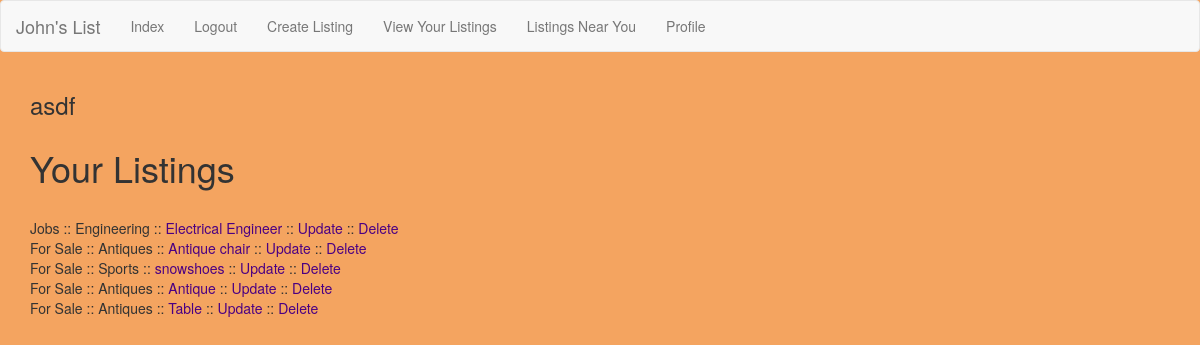
The app's page /accounts/profile/listings/ (signed in) with its own data.
### craigs_list/models.py (models this page shows, shortened)
class Listing(models.Model):
    listing_category = models.ForeignKey(Category)
    listing_subcategory = models.ForeignKey(SubCategory)
    city = models.CharField(max_length=30, choices=CITY_CHOICES, default=GREENVILLE)
    title = models.CharField(max_length=30)
    description = models.TextField()
    value = models.CharField(max_length=30)
    user = models.ForeignKey(User)
    created = models.DateTimeField(auto_now_add=True)
    photo = models.ImageField(upload_to="listing_photos", null=True, blank=True, verbose_name="Listing Photo")

class Category(models.Model):
    name = models.CharField(max_length=30)
    def __str__(self):
        return self.name

class SubCategory(models.Model):
    category = models.ForeignKey(Category, related_name="subcategories")
    subcategory_name = models.CharField(max_length=30)
    def __str__(self):
        return self.subcategory_name

### craigs_list/views.py (the view)
# urls.py: url(r'^accounts/profile/listings/$', UserListingView.as_view(), name='user_listing_view'),
class UserListingView(LoginRequiredMixin, ListView):
    template_name = "user_listing.html"
    def get_queryset(self):
        return Listing.objects.filter(user=self.request.user)

### templates/user_listing.html
{% extends "base.html" %}
{% block content %}
<h1>Your Listings</h1>
<br>
  {% for listing in object_list %}
  {{ listing.listing_category}} ::
  {{ listing.listing_subcategory}} ::
    <a href="{% url 'listing_detailed_view' listing.pk %}">{{ listing.title }}</a> ::
    <a href=" {% url 'update_listing_view' listing.pk %}">Update</a> ::
    <a href=" {% url 'delete_listing_view' listing.pk %}">Delete</a>
    <br>
  {% endfor %}
  {% endblock %}

### templates/base.html (shortened to what this page needs)
{% load staticfiles %}
<!DOCTYPE html>
<html>
    <link rel="stylesheet" href='{% static "craigs_list/css/bootstrap.css" %}' media="screen" title="bootstrap" charset="utf-8">
    <link rel="stylesheet" href='{% static "craigs_list/css/craigs_list.css" %}' media="screen" charset="utf-8">
    <head>
      {% if request.user.is_authenticated %}
      <nav class="navbar navbar-default">
            <a class="navbar-brand" href="#">John's List</a>
      <ul class="nav navbar-nav">
        <li><a href="{% url 'index_view' %}" role="button">Index</a><span class="sr-only">(current)</span></a></li>
        <li><a href="{% url 'logout' %}?next=/" role="button">Logout</a></li>
        <li><a href=" {% url 'listing_create_view' %}" role="button">Create Listing</a></li>
        <li><a href="{% url 'user_listing_view' %}" role="button">View Your Listings</a></li>
        <li><a href="{% url 'user_city_listing_view' %}" role="button">Listings Near You</a></li>
        <li><a href="{% url 'profile_update_view' %} " role="button">Profile</a></li>
      </ul>
    </nav>
      <div class="container">
        <h3>{{request.user}}</h3>
      </div>
      {% endif %}
      <div class="container">
        {% block content %}{% endblock %}
     </div>
</html>

### craigs_list/static/craigs_list/css/craigs_list.css (style rules this page uses)
a { color: indigo; }

### records on screen
Listing: listing_category "Jobs", listing_subcategory "Engineering", title "Electrical Engineer"
Listing: listing_category "For Sale", listing_subcategory "Antiques", title "Antique chair"
Listing: listing_category "For Sale", listing_subcategory "Sports", title "snowshoes"
Listing: listing_category "For Sale", listing_subcategory "Antiques", title "Antique"
Listing: listing_category "For Sale", listing_subcategory "Antiques", title "Table"

### other values on screen
{{ request.user }} "asdf"
